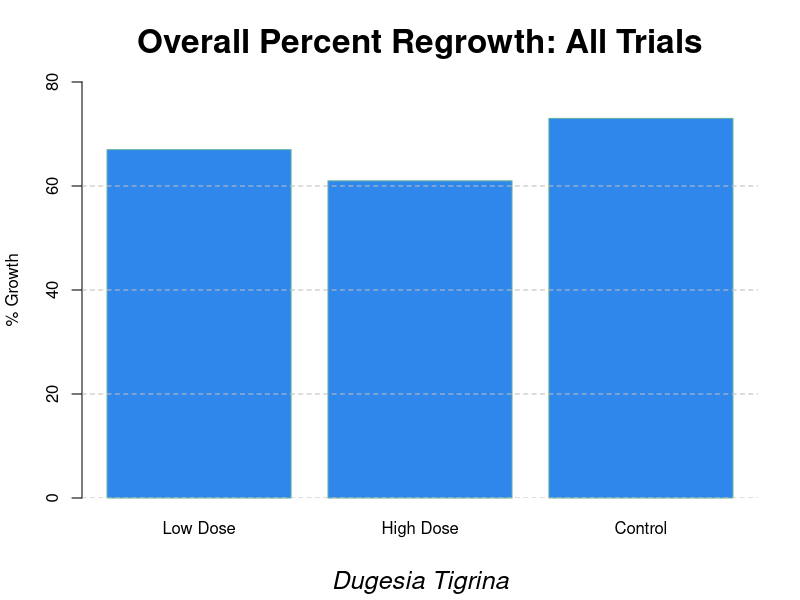

The R script that drew this image:
## ---- chunk 1
# create data
data <- data.frame(
  name<- c("Low Dose", "High Dose", "Control")[1:3],
  value= c(67, 61, 73),3)

# Overall Percent Regrowth Bar Graph
barplot(height=data$value, names=data$name, border="#69b3a2", col=rgb(47, 135, 235, maxColorValue = 255), 
        ylab= "% Growth", main= "Overall Percent Regrowth: All Trials", sub= expression(italic("Dugesia Tigrina")),cex.lab = 1, cex.main = 2, cex.sub = 1.5, 
        ylim=c(0,80))

abline(
  h = seq(0, max(data$value), by = 20),                 
  col = "gray",                                        
  lty = 2                                              
)
